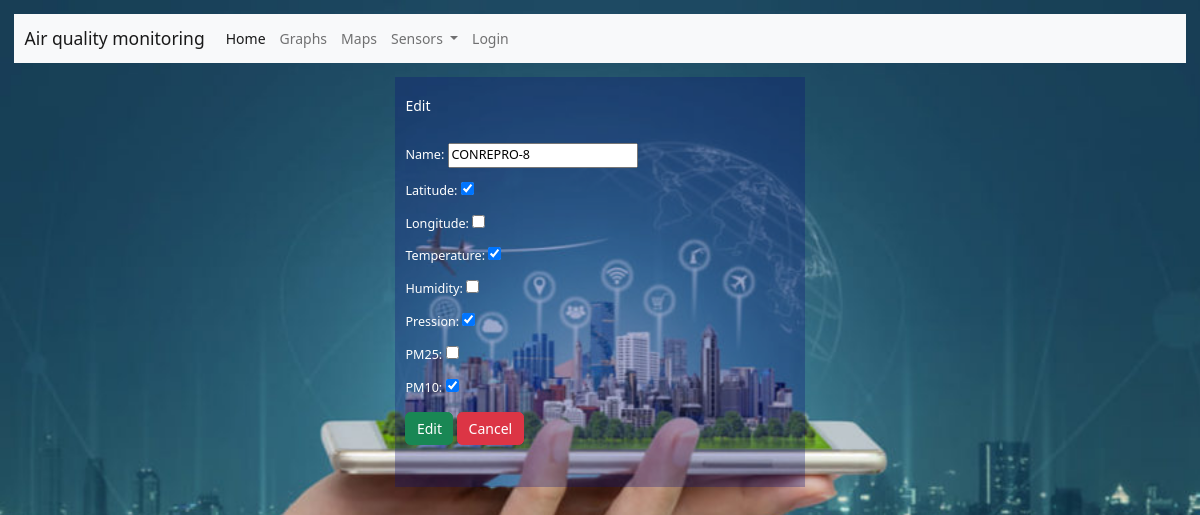
Screenshot of /sensors/1/edit/ with the database file from the repository.
### sensors/models.py (models this page shows, shortened)
class Sensor(models.Model):
    name = models.CharField(max_length=10)
    Latitude= models.BooleanField()
    Longitude= models.BooleanField()
    Temperature= models.BooleanField()
    Humidity= models.BooleanField()
    Pression= models.BooleanField()
    PM25= models.BooleanField()
    PM10= models.BooleanField()
    created_on = models.DateTimeField(auto_now_add=True)

### sensors/views.py (the view, shortened to what this page needs)
# urls.py: path('<int:pk>/edit/', SensorUpdateView.as_view(), name="sensor_edit"),
class SensorUpdateView(UpdateView): #113
    template_name = "sensors/edit.html"
    model = Sensor
    fields = ["name","Latitude","Longitude","Temperature","Humidity","Pression","PM25","PM10"]

### templates/sensors/edit.html (shortened to what this page needs)
{% extends 'base.html' %}
{% block content %}
<div class="container mt-3 table-dark main" style="width: 35%; ">
    <br>
    <h1>Edit</h1>
    <br>
    <form method="post" enctype="multipart/form-data">
        {{ form.as_p}}
        <input type="submit" value="Edit" class="btn btn-success">
        <a class="btn btn-danger" href="{% url 'sensor_list' %}">Cancel</a></li>
    </form>
    <br><br>
</div>
{% endblock content %}

### static/css/style.css (style rules this page uses)
html { font-size: 14px; }
body { background-size: cover; background-image: url("../images/fondo.jpg"); background-position: center center; background-repeat: no-repeat; background-attachment: fixed; background-color: rgb(13, 157, 157); }
h1 { font-size: 1rem; }
p, h2, h3 { font-size: .9rem; }
.main { text-align: left; background: rgba(10, 19, 121, 0.3); color: white; }
@media all and (min-width: 800px) { .main { flex: 3 0px; } }
@media all and (min-width: 800px) { .main { order: 2; } }
body { padding: 1em; }

### rows the page displays
Sensor: name "CONREPRO-8", Latitude "☑", Temperature "☑", Pression "☑", PM10 "☑"
